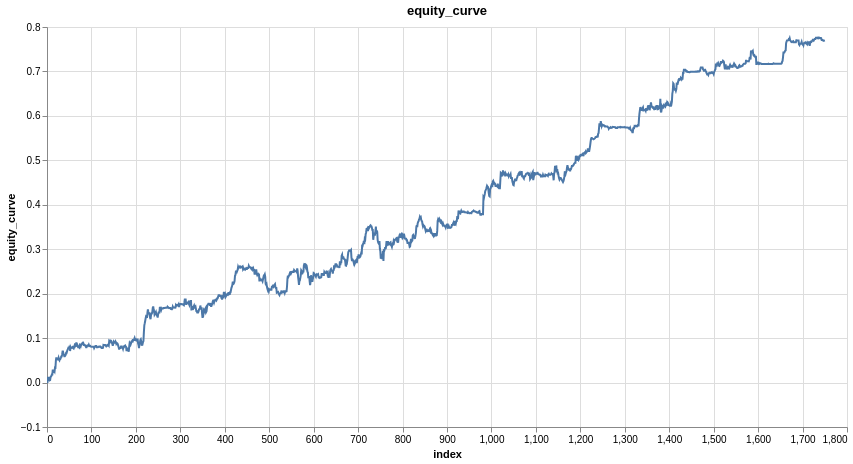

Notebook cell for this chart:
### Code cell
research.plot_line(model_trades, "equity_curve")

### Figure 1 — Vega-Lite specification as saved in the notebook (floating-point values rounded to 4 significant figures; data arrays with more than 128 entries replaced by an {"elided": "..."} marker saying what was removed)
{"config": {"view": {"continuousWidth": 300, "continuousHeight": 300}}, "data": {"name": "data-f39ab81afddd1695dc899cab13ccfd69"}, "mark": {"type": "line", "tooltip": true}, "encoding": {"x": {"field": "index", "type": "quantitative"}, "y": {"field": "equity_curve", "type": "quantitative"}}, "height": 400, "params": [{"name": "param_1e9efca18e7a2868", "select": {"type": "interval", "encodings": ["x", "y"]}, "bind": "scales"}], "title": "equity_curve", "width": 800, "$schema": "https://vega.github.io/schema/vega-lite/v6.4.1.json", "datasets": {"data-f39ab81afddd1695dc899cab13ccfd69": {"elided": "1750 records"}}}
